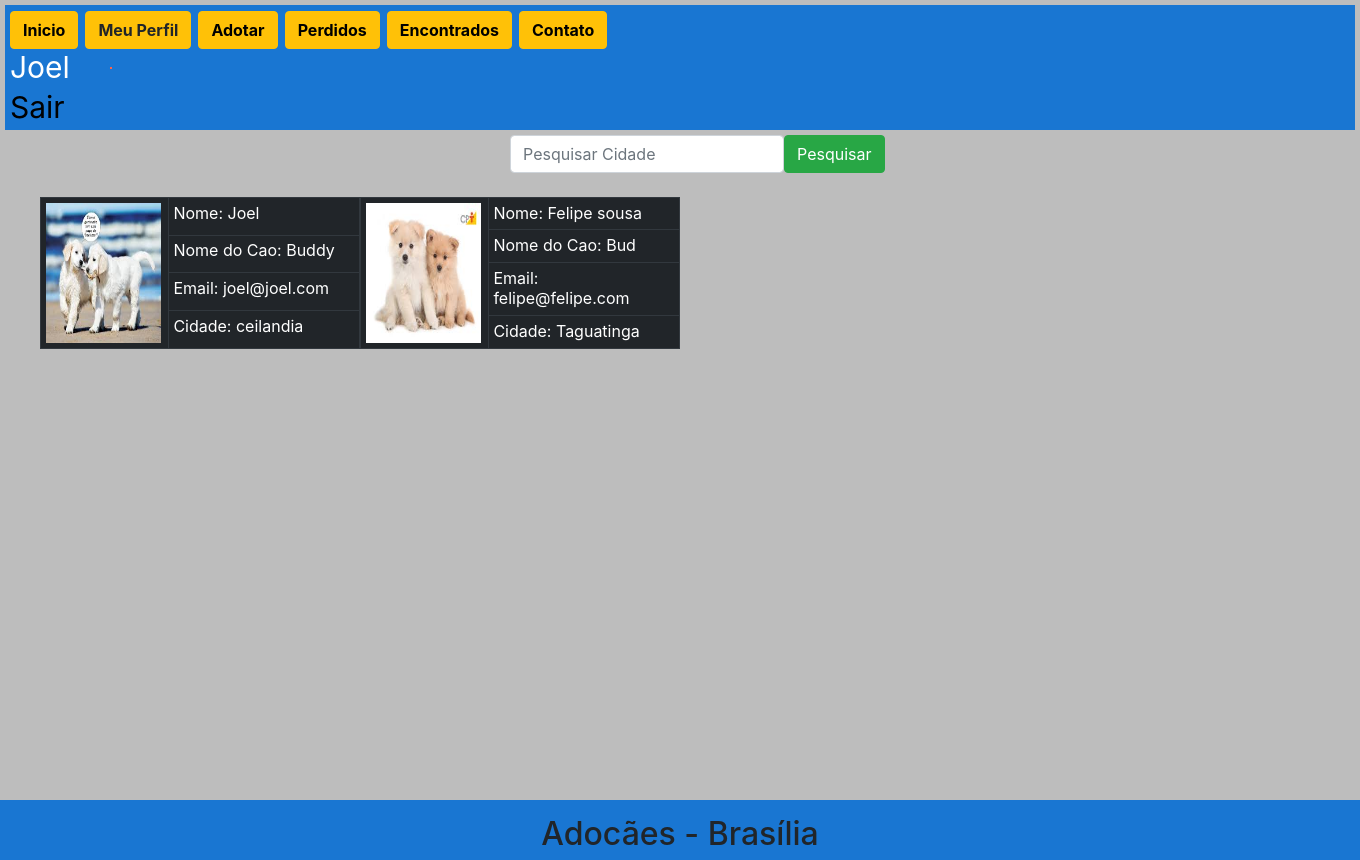
Page /View/adocao.php (signed in) on the committed database.
### tables this page shows
CREATE TABLE `adotar` (
  `idAdotar` int(11) NOT NULL,
  `idCachorro` int(11) NOT NULL,
  `nome` varchar(20) NOT NULL,
  `email` varchar(20) NOT NULL,
  `endereco` varchar(30) NOT NULL,
  `cidade` varchar(20) NOT NULL,
  `celular` varchar(10) NOT NULL,
  `nomeDoCao` varchar(20) NOT NULL,
  `sexo` char(1) NOT NULL,
  `imagem` varchar(100) NOT NULL,
  `informacao` varchar(255) NOT NULL
);

### Controller/DAO/conexao.php (called while the page is built)
<?php
abstract class Conexao{
    private static $instance;
    public static function getInstance(){
        try {
            if(!isset(self::$instance)){
                self::$instance = new PDO("mysql:host=localhost;dbname=adocao", "root","0000");
                self::$instance->setAttribute(PDO:: ATTR_ERRMODE, PDO::ERRMODE_EXCEPTION);
            }
            return self::$instance;
        } catch (PDOException $exc) {
            echo $exc->getMessage();
        }
    }
}

### Controller/DAO/cachorroDAO.php (called while the page is built, shortened)
<?php
require_once 'conexao.php';
class CachorroDAO {
    private $pdo = null;
    public function __construct() {
        $this->pdo = Conexao::getInstance();
    }
    public function listaAdotados($cidade) {
        try {
            $sql = "SELECT
                    idAdotar,idCachorro,nome,email,endereco,cidade,celular,nomeDoCao,sexo,imagem,informacao
                    FROM adotar WHERE cidade LIKE '%{$cidade}%'";
            $stmt = $this->pdo->prepare($sql);
            $stmt->execute();
            $usuario = $stmt->fetchAll(PDO::FETCH_ASSOC);
            return $usuario;
        } catch (PDOException $exc) {
            echo $exc->getMessage();
        }
    }
}

### View/adocao.php (the view, shortened to what this page needs)
<html>
<head>
</head>
<body>
<?php
include 'header.php';
    header("location: index.php");?>
    <form action="" method="post">
		<table style="position: relative; left: 500px;";>
			<tr>
				<td><input class="form-control"  type="text" name="pesquisa" placeholder="Pesquisar Cidade"></td>
				<td><input  class="btn btn-success"  type="submit" value=Pesquisar></td>
			</tr>
		</table>
	</form>
	<br>
    <?php
    require_once '../Controller/DAO/cachorroDAO.php';
     $cachorroDAO = new CachorroDAO();
    if (! empty($_POST["pesquisa"])) {
        $cidade = $_POST["pesquisa"];
        $usuario = $cachorroDAO->listaAdotados($cidade);
    }else {
        $cidade = "";
        $usuario = $cachorroDAO->listaAdotados($cidade);
    }
    echo "<table  border=0 width=1310px; style='position:relative; left:30px';><tr><td>";
    foreach ($usuario as $u) {
        echo "<table class='table table-sm table-dark'border=1 border=1 cellspacing=10 style='float:left; width: 320px; height:140px;'>";
        echo "<tr >  ";
        echo "<td rowspan='5' width='40%'><img src='{$u["imagem"]}' width='115' height='140'></td>";
        echo "<td>Nome: {$u["nome"]}</td>	</tr>";
        echo "<tr>	<td>Nome do Cao: {$u["nomeDoCao"]}</td>	</tr>";
        echo "<tr>	<td>Email: {$u["email"]}</td>	</tr>";
        echo "<tr>	<td>Cidade: {$u["cidade"]}</td>	</tr>";
        echo "</table>";
    }
    echo "</td></tr>";
    echo "</table>";
    ?>
</body>
</html>

### CSS/estilo.css (style rules this page uses)
* { margin:0; padding:0; }
body { padding-top:10px; padding-left:10px; }

### rows in the picture
adotar: imagem (picture), nome "Joel", nomeDoCao "Buddy", email "joel@joel.com", cidade "ceilandia"
adotar: imagem (picture), nome "Felipe sousa", nomeDoCao "Bud", email "felipe@felipe.com", cidade "Taguatinga"

### other values in the picture
$_SESSION["usuario"] "Joel"
